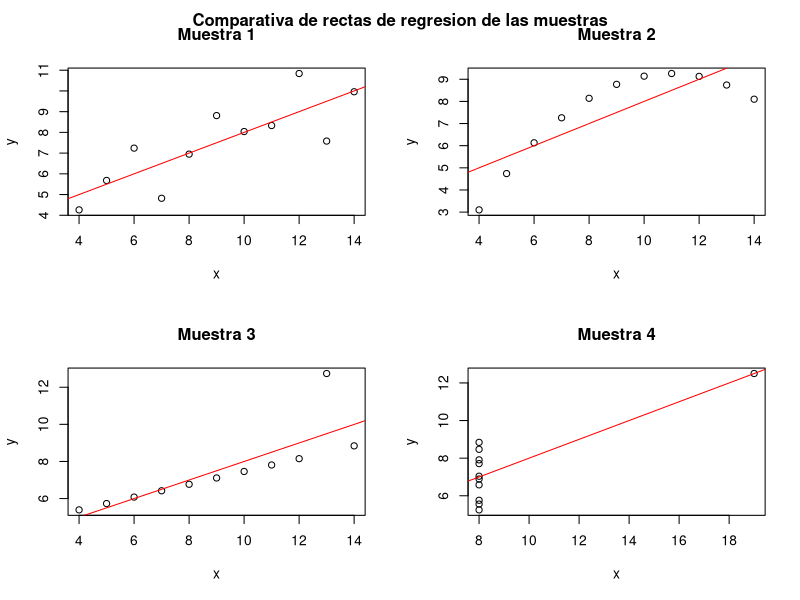

The R source for this figure:

# Establecemos el directorio de trabajo como el directorio donde se encuentra el script de R
directorio <- dirname(parent.frame(2)$ofile)
setwd(directorio)

# Cargamos los datos y los dividimos en 4 muestras
datos <- read.table("./datos22.txt", header=TRUE) 
muestras <- split(datos, factor(sort(rank(row.names(datos))%%4))) 

# Realizamos la regresion para cada muestra
cat("Muestra 1: \n\n")
print(muestras[[1]])
regresion1 = lm(Y~X, data=muestras[[1]])
print(regresion1)

cat("\nMuestra 2: \n\n")
print(muestras[[2]])
regresion2 = lm(Y~X, data=muestras[[2]])
print(regresion2)

cat("\nMuestra 3: \n\n")
print(muestras[[3]])
regresion3 = lm(Y~X, data=muestras[[3]])
print(regresion3)

cat("\nMuestra 4: \n\n")
print(muestras[[4]])
regresion4 = lm(Y~X, data=muestras[[4]])
print(regresion4)

# Pintamos las graficas resultantes de las regresiones
par(mfrow=c(2,2))
plot(muestras[[1]]$X, muestras[[1]]$Y, main="Muestra 1", xlab="x", ylab="y")
abline(regresion1, col="red")
plot(muestras[[2]]$X, muestras[[2]]$Y, main="Muestra 2", xlab="x", ylab="y")
abline(regresion2, col="red")
plot(muestras[[3]]$X, muestras[[3]]$Y, main="Muestra 3", xlab="x", ylab="y")
abline(regresion3, col="red")
plot(muestras[[4]]$X, muestras[[4]]$Y, main="Muestra 4", xlab="x", ylab="y")
abline(regresion4, col="red")
mtext(expression(paste(bold("Comparativa de rectas de regresion de las muestras"))),
         side = 3, line = -2, outer = TRUE)
